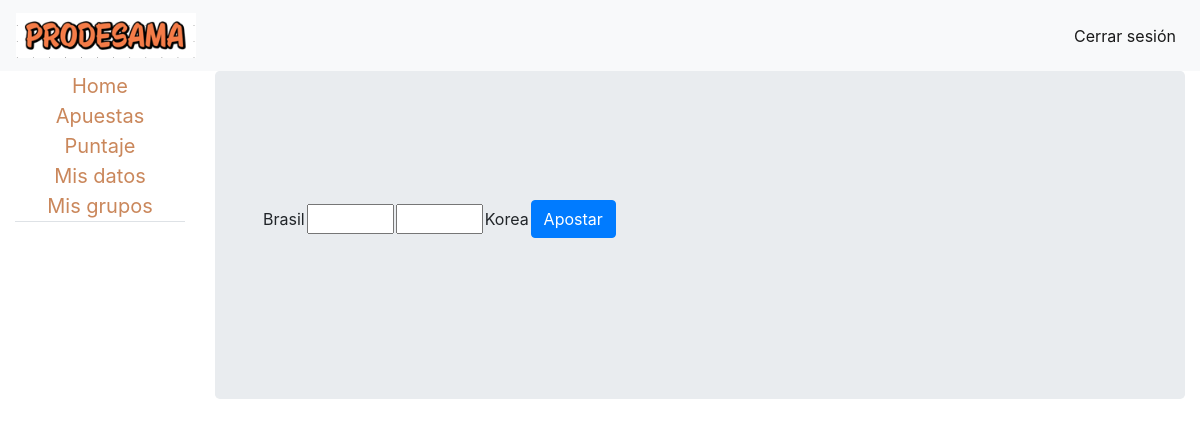
Page /home/apuestas (signed in) on the earlier database version.
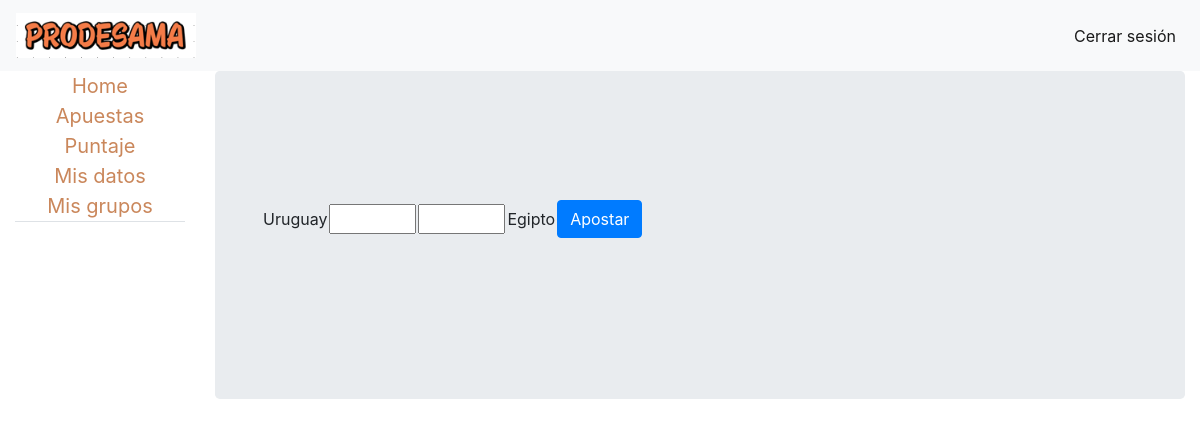
Same page on the later database version.
### prode/models.py (models this page shows, shortened)
class Match(models.Model):
    start = models.DateTimeField()
    end = models.DateTimeField()
    team1 = models.ForeignKey(Team, on_delete=models.CASCADE, related_name='+')
    team2 = models.ForeignKey(Team, on_delete=models.CASCADE, related_name='+')
    team1_score = models.PositiveIntegerField(default=0)
    team2_score = models.PositiveIntegerField(default=0)
    def is_unavailable(self):
        now = timezone.now()
        start = self.start - timedelta(hours=1)
        return now >= start

class Team(models.Model):
    name = models.CharField(max_length=50)
    flag = models.ImageField(upload_to='prode/images/flags/')

### prode/views.py (the view, shortened to what this page needs)
# urls.py: path('home/apuestas', login_required(views.BetView.as_view()), name='apuestas'),
class BetView(generic.DetailView):
    template_name = 'prode/apuestas.html'
    def get(self, request):
        m = Match.objects.all()
        matchs = []
        for i in m:
            if i.is_unavailable() == False:
                matchs.append(i)
        form = BetForm()
        bets = Bet.objects.all()
        return render(request, self.template_name, {'form': form, 'matchs': matchs, 'bets': bets})

### prode/forms.py
class BetForm(forms.ModelForm):
    team1_score = forms.IntegerField(min_value=0, max_value=15)
    team2_score = forms.IntegerField(min_value=0, max_value=15)
    match = forms.ModelChoiceField(queryset=Match.objects.only('id'))
    class Meta:
        model = Bet
        fields = ('team1_score', 'team2_score', 'match')

### prode/templates/prode/apuestas.html (shortened to what this page needs)
{% extends "prode/navigation.html" %}
{% load static %}
{% block content %}
<div class="jumbotron jumbotron-fluid">
    <div class="container">
        <table>
            {% for match in matchs %}
            <form method="POST">
                <tr>
                        <td>{{ match.team1.name }}</td>
                        <td>{{ form.team1_score }}</td>
                        <td>{{ form.team2_score }}</td>
                        <td>{{ match.team2.name}} </td>
                        <td><button class="btn btn-primary" type="submit">Apostar</button></td>
                </tr>
            </form>
            {% endfor %}
        </table>
    </div>
</div>
{% endblock %}

Differences in the rows shown:
removed Match: team1.name "Brasil", team2.name "Korea"
added Match: team1.name "Uruguay", team2.name "Egipto"
